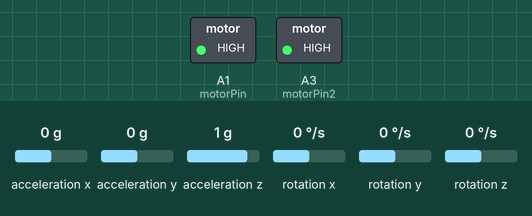
Recording of a sketch running on a simulated Arduino Uno, built with avr-gcc and run on an emulated ATmega328P. On the bench: switched loads named in the sketch (green lamp = pin HIGH). The inputs (shaded band) are chosen by the test bench; at power-on: acceleration z 1 g, acceleration x 0 g, acceleration y 0 g, rotation x 0 °/s, rotation y 0 °/s, rotation z 0 °/s. What the sketch prints to the serial monitor is not drawn.

Above: at 1.2 s.
1.3 s: acceleration z set to 1.4 g
4.3 s: acceleration x set to 0.8 g
Timing chart, 0 to 7.3 s (numbered marks = the images above; inputs shaded):
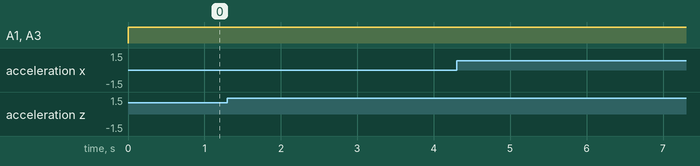

The sketch:

xiao_imu_vibration.ino
```cpp
#include <LSM6DS3.h>
#include <Wire.h>

//Create a instance of class LSM6DS3
LSM6DS3 XIAOIMU(I2C_MODE, 0x6A);

// IMU definitions
#define CONVERT_G_TO_MS2 9.80665f
#define FREQUENCY_HZ 200
#define INTERVAL_MS (1000 / (FREQUENCY_HZ))

// Motor pins and duty cycle
const int motorPin = A1;
const int motorPin2 = A3;
// const int motorPin3 = A3;
const int dutyCycle = round(1.0*255); // refer to motor characterization curve for % to vib. frequency conversion

// Empty array to save IMU readings
float data1[6];

void setup() {
  Serial.begin(115200);
  // while (!Serial);

  // Initialize Xiao IMU sensor
  if (XIAOIMU.begin() != 0) {
    Serial.println("Device error");
  } else {
    Serial.println("Device OK!");
  }
}

void loop() {
  // Start motor vibration
  analogWrite(motorPin,dutyCycle);
  analogWrite(motorPin2,dutyCycle);
  // analogWrite(motorPin3,dutyCycle);

  // Collect data from Xiao IMU sensor
  printXIAOData(data1);

  Serial.print(data1[0] * CONVERT_G_TO_MS2); Serial.print(", ");
  Serial.print(data1[1] * CONVERT_G_TO_MS2); Serial.print(", ");
  Serial.print(data1[2] * CONVERT_G_TO_MS2); Serial.print(", ");
  Serial.print(data1[3]); Serial.print(", ");
  Serial.print(data1[4]); Serial.print(", ");
  Serial.println(data1[5]);

  delay(INTERVAL_MS);
}

void printXIAOData(float* result) {
  result[0] = XIAOIMU.readFloatAccelX();
  result[1] = XIAOIMU.readFloatAccelY();
  result[2] = XIAOIMU.readFloatAccelZ();
  result[3] = XIAOIMU.readFloatGyroX();
  result[4] = XIAOIMU.readFloatGyroY();
  result[5] = XIAOIMU.readFloatGyroZ();
}
```

Measured:
- after the input at 1.3 s, every drawn part: stays the same
- after the input at 4.3 s, every drawn part: stays the same
